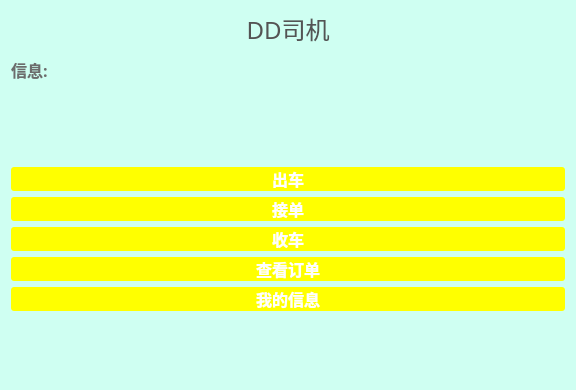
<?xml version="1.0" encoding="UTF-8"?>
<ui version="4.0">
 <class>CallWidget</class>
 <widget class="QWidget" name="CallWidget">
  <property name="geometry">
   <rect>
    <x>0</x>
    <y>0</y>
    <width>576</width>
    <height>390</height>
   </rect>
  </property>
  <property name="sizePolicy">
   <sizepolicy hsizetype="Fixed" vsizetype="Fixed">
    <horstretch>0</horstretch>
    <verstretch>0</verstretch>
   </sizepolicy>
  </property>
  <property name="minimumSize">
   <size>
    <width>576</width>
    <height>390</height>
   </size>
  </property>
  <property name="maximumSize">
   <size>
    <width>1000</width>
    <height>1000</height>
   </size>
  </property>
  <property name="palette">
   <palette>
    <active>
     <colorrole role="Base">
      <brush brushstyle="SolidPattern">
       <color alpha="255">
        <red>255</red>
        <green>255</green>
        <blue>255</blue>
       </color>
      </brush>
     </colorrole>
     <colorrole role="Window">
      <brush brushstyle="SolidPattern">
       <color alpha="255">
        <red>207</red>
        <green>255</green>
        <blue>242</blue>
       </color>
      </brush>
     </colorrole>
    </active>
    <inactive>
     <colorrole role="Base">
      <brush brushstyle="SolidPattern">
       <color alpha="255">
        <red>255</red>
        <green>255</green>
        <blue>255</blue>
       </color>
      </brush>
     </colorrole>
     <colorrole role="Window">
      <brush brushstyle="SolidPattern">
       <color alpha="255">
        <red>207</red>
        <green>255</green>
        <blue>242</blue>
       </color>
      </brush>
     </colorrole>
    </inactive>
    <disabled>
     <colorrole role="Base">
      <brush brushstyle="SolidPattern">
       <color alpha="255">
        <red>207</red>
        <green>255</green>
        <blue>242</blue>
       </color>
      </brush>
     </colorrole>
     <colorrole role="Window">
      <brush brushstyle="SolidPattern">
       <color alpha="255">
        <red>207</red>
        <green>255</green>
        <blue>242</blue>
       </color>
      </brush>
     </colorrole>
    </disabled>
   </palette>
  </property>
  <property name="windowTitle">
   <string>Form</string>
  </property>
  <property name="autoFillBackground">
   <bool>true</bool>
  </property>
  <layout class="QGridLayout" name="gridLayout" rowstretch="1,1,2,1,1,1,1,1,2" columnstretch="3,5">
   <item row="0" column="0">
    <widget class="QLabel" name="label_DD">
     <property name="sizePolicy">
      <sizepolicy hsizetype="Preferred" vsizetype="Preferred">
       <horstretch>0</horstretch>
       <verstretch>0</verstretch>
      </sizepolicy>
     </property>
     <property name="font">
      <font>
       <family>华文行楷</family>
       <pointsize>18</pointsize>
      </font>
     </property>
     <property name="styleSheet">
      <string notr="true">color: rgb(84, 84, 84);</string>
     </property>
     <property name="text">
      <string>DD司机</string>
     </property>
     <property name="alignment">
      <set>Qt::AlignCenter</set>
     </property>
    </widget>
   </item>
   <item row="1" column="0">
    <widget class="QLabel" name="label_2">
     <property name="palette">
      <palette>
       <active>
        <colorrole role="WindowText">
         <brush brushstyle="SolidPattern">
          <color alpha="255">
           <red>108</red>
           <green>108</green>
           <blue>108</blue>
          </color>
         </brush>
        </colorrole>
       </active>
       <inactive>
        <colorrole role="WindowText">
         <brush brushstyle="SolidPattern">
          <color alpha="255">
           <red>108</red>
           <green>108</green>
           <blue>108</blue>
          </color>
         </brush>
        </colorrole>
       </inactive>
       <disabled>
        <colorrole role="WindowText">
         <brush brushstyle="SolidPattern">
          <color alpha="255">
           <red>120</red>
           <green>120</green>
           <blue>120</blue>
          </color>
         </brush>
        </colorrole>
       </disabled>
      </palette>
     </property>
     <property name="font">
      <font>
       <family>微软雅黑</family>
       <pointsize>12</pointsize>
       <weight>75</weight>
       <bold>true</bold>
      </font>
     </property>
     <property name="text">
      <string>信息:</string>
     </property>
    </widget>
   </item>
   <item row="2" column="0">
    <widget class="QLabel" name="label_info">
     <property name="font">
      <font>
       <family>微软雅黑</family>
       <pointsize>10</pointsize>
       <weight>50</weight>
       <bold>false</bold>
      </font>
     </property>
     <property name="text">
      <string/>
     </property>
     <property name="alignment">
      <set>Qt::AlignLeading|Qt::AlignLeft|Qt::AlignTop</set>
     </property>
    </widget>
   </item>
   <item row="3" column="0">
    <widget class="QPushButton" name="pushButton_start">
     <property name="sizePolicy">
      <sizepolicy hsizetype="Minimum" vsizetype="Fixed">
       <horstretch>0</horstretch>
       <verstretch>0</verstretch>
      </sizepolicy>
     </property>
     <property name="font">
      <font>
       <family>微软雅黑</family>
       <pointsize>12</pointsize>
       <weight>75</weight>
       <bold>true</bold>
      </font>
     </property>
     <property name="cursor">
      <cursorShape>PointingHandCursor</cursorShape>
     </property>
     <property name="styleSheet">
      <string notr="true">QPushButton {  background-color: rgb(255, 255, 0);color: rgb(255, 255, 255); border-radius: 3px; border-color: rgb(127, 127, 127); } QPushButton:hover { background-color: rgb(255, 255, 255);color: rgb(255, 255, 0);}
</string>
     </property>
     <property name="text">
      <string>出车</string>
     </property>
    </widget>
   </item>
   <item row="4" column="0">
    <widget class="QPushButton" name="pushButton_take">
     <property name="font">
      <font>
       <family>微软雅黑</family>
       <pointsize>12</pointsize>
       <weight>75</weight>
       <bold>true</bold>
      </font>
     </property>
     <property name="cursor">
      <cursorShape>PointingHandCursor</cursorShape>
     </property>
     <property name="styleSheet">
      <string notr="true">QPushButton {  background-color: rgb(255, 255, 0);color: rgb(255, 255, 255); border-radius: 3px; border-color: rgb(127, 127, 127); } QPushButton:hover { background-color: rgb(255, 255, 255);color: rgb(255, 255, 0);}
</string>
     </property>
     <property name="text">
      <string>接单</string>
     </property>
    </widget>
   </item>
   <item row="5" column="0">
    <widget class="QPushButton" name="pushButton_quit">
     <property name="font">
      <font>
       <family>微软雅黑</family>
       <pointsize>12</pointsize>
       <weight>75</weight>
       <bold>true</bold>
      </font>
     </property>
     <property name="cursor">
      <cursorShape>PointingHandCursor</cursorShape>
     </property>
     <property name="styleSheet">
      <string notr="true">QPushButton {  background-color: rgb(255, 255, 0);color: rgb(255, 255, 255); border-radius: 3px; border-color: rgb(127, 127, 127); } QPushButton:hover { background-color: rgb(255, 255, 255);color: rgb(255, 255, 0);}
</string>
     </property>
     <property name="text">
      <string>收车</string>
     </property>
    </widget>
   </item>
   <item row="6" column="0">
    <widget class="QPushButton" name="pushButton_order">
     <property name="font">
      <font>
       <family>微软雅黑</family>
       <pointsize>12</pointsize>
       <weight>75</weight>
       <bold>true</bold>
      </font>
     </property>
     <property name="cursor">
      <cursorShape>PointingHandCursor</cursorShape>
     </property>
     <property name="styleSheet">
      <string notr="true">QPushButton {  background-color: rgb(255, 255, 0);color: rgb(255, 255, 255); border-radius: 3px; border-color: rgb(127, 127, 127); } QPushButton:hover { background-color: rgb(255, 255, 255);color: rgb(255, 255, 0);}
</string>
     </property>
     <property name="text">
      <string>查看订单</string>
     </property>
    </widget>
   </item>
   <item row="7" column="0">
    <widget class="QPushButton" name="pushButton_info">
     <property name="font">
      <font>
       <family>微软雅黑</family>
       <pointsize>12</pointsize>
       <weight>75</weight>
       <bold>true</bold>
      </font>
     </property>
     <property name="cursor">
      <cursorShape>PointingHandCursor</cursorShape>
     </property>
     <property name="styleSheet">
      <string notr="true">QPushButton {  background-color: rgb(255, 255, 0);color: rgb(255, 255, 255); border-radius: 3px; border-color: rgb(127, 127, 127); } QPushButton:hover { background-color: rgb(255, 255, 255);color: rgb(255, 255, 0);}
</string>
     </property>
     <property name="text">
      <string>我的信息</string>
     </property>
    </widget>
   </item>
   <item row="8" column="0">
    <spacer name="verticalSpacer">
     <property name="orientation">
      <enum>Qt::Vertical</enum>
     </property>
     <property name="sizeHint" stdset="0">
      <size>
       <width>20</width>
       <height>40</height>
      </size>
     </property>
    </spacer>
   </item>
   <item row="0" column="1" rowspan="9">
    <layout class="QGridLayout" name="gridLayout_map"/>
   </item>
  </layout>
 </widget>
 <resources/>
 <connections/>
</ui>
